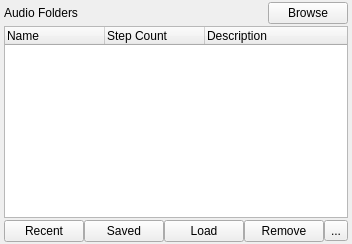
            <widget class="QWidget" name="audioLoadedTab">
             <property name="sizePolicy">
              <sizepolicy hsizetype="Preferred" vsizetype="Preferred">
               <horstretch>0</horstretch>
               <verstretch>0</verstretch>
              </sizepolicy>
             </property>
             <property name="maximumSize">
              <size>
               <width>16777215</width>
               <height>16777215</height>
              </size>
             </property>
             <property name="baseSize">
              <size>
               <width>350</width>
               <height>0</height>
              </size>
             </property>
             <property name="statusTip">
              <string>Currently loaded audio folders available to attach to demo files</string>
             </property>
             <attribute name="title">
              <string>Audio</string>
             </attribute>
             <layout class="QVBoxLayout" name="verticalLayout_36">
              <property name="spacing">
               <number>2</number>
              </property>
              <property name="leftMargin">
               <number>4</number>
              </property>
              <property name="topMargin">
               <number>2</number>
              </property>
              <property name="rightMargin">
               <number>4</number>
              </property>
              <property name="bottomMargin">
               <number>2</number>
              </property>
              <item>
               <layout class="QHBoxLayout" name="audioLoadedTopBtns">
                <property name="spacing">
                 <number>4</number>
                </property>
                <item>
                 <widget class="QLabel" name="audioLoadedLabel">
                  <property name="text">
                   <string>Audio Folders</string>
                  </property>
                 </widget>
                </item>
                <item>
                 <spacer name="horizontalSpacer_7">
                  <property name="orientation">
                   <enum>Qt::Horizontal</enum>
                  </property>
                  <property name="sizeHint" stdset="0">
                   <size>
                    <width>40</width>
                    <height>20</height>
                   </size>
                  </property>
                 </spacer>
                </item>
                <item>
                 <widget class="QPushButton" name="browseAudioBtn">
                  <property name="text">
                   <string>Browse</string>
                  </property>
                 </widget>
                </item>
               </layout>
              </item>
              <item>
               <widget class="QTreeWidget" name="audioLoadedTree">
                <column>
                 <property name="text">
                  <string notr="true">Name</string>
                 </property>
                </column>
                <column>
                 <property name="text">
                  <string>Step Count</string>
                 </property>
                </column>
                <column>
                 <property name="text">
                  <string>Description</string>
                 </property>
                </column>
               </widget>
              </item>
              <item>
               <widget class="QWidget" name="audioLoadedBtns" native="true">
                <layout class="QHBoxLayout" name="horizontalLayout_7">
                 <property name="spacing">
                  <number>0</number>
                 </property>
                 <property name="leftMargin">
                  <number>0</number>
                 </property>
                 <property name="topMargin">
                  <number>0</number>
                 </property>
                 <property name="rightMargin">
                  <number>0</number>
                 </property>
                 <property name="bottomMargin">
                  <number>0</number>
                 </property>
                 <item>
                  <widget class="QPushButton" name="audioRecentBtn">
                   <property name="text">
                    <string>Recent</string>
                   </property>
                  </widget>
                 </item>
                 <item>
                  <widget class="QPushButton" name="audioSavedBtn">
                   <property name="text">
                    <string>Saved</string>
                   </property>
                  </widget>
                 </item>
                 <item>
                  <widget class="QPushButton" name="audioLoadBtn">
                   <property name="text">
                    <string>Load</string>
                   </property>
                  </widget>
                 </item>
                 <item>
                  <widget class="QPushButton" name="audioRemoveBtn">
                   <property name="text">
                    <string>Remove</string>
                   </property>
                  </widget>
                 </item>
                 <item>
                  <widget class="QToolButton" name="audioEtcBtn">
                   <property name="text">
                    <string>...</string>
                   </property>
                  </widget>
                 </item>
                </layout>
               </widget>
              </item>
             </layout>
            </widget>
